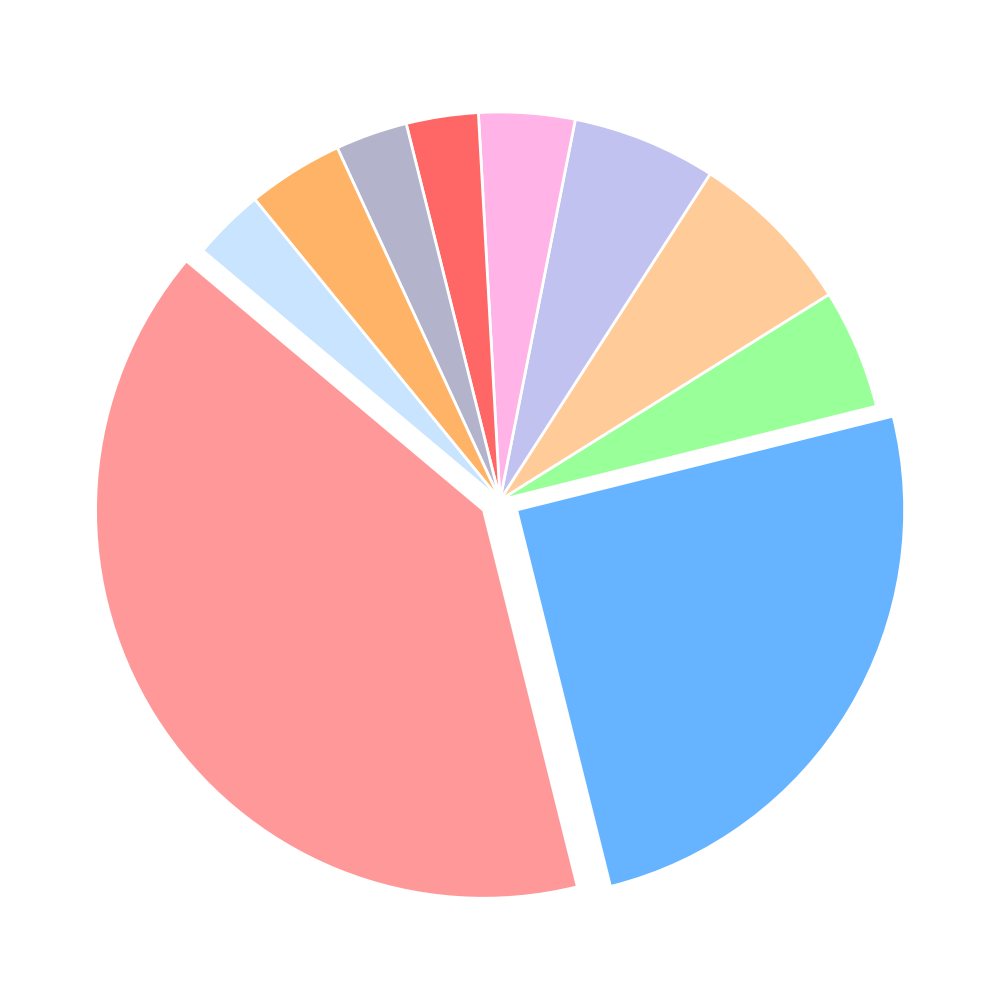

Source code (Python):
import matplotlib.pyplot as plt

# Data for the pie chart
popularity = [40, 25, 5, 7, 6, 4, 3, 3, 4, 3]

# Colors for each segment
colors = ['#ff9999', '#66b3ff', '#99ff99', '#ffcc99', '#c2c2f0', '#ffb3e6', '#ff6666', '#b3b3cc', '#ffb366', '#c8e4ff']
explode = (0.05, 0.05, 0, 0, 0, 0, 0, 0, 0, 0) 

# Create the figure and axis
fig, ax = plt.subplots(figsize=(10, 10))

# Pie chart without labels or text
ax.pie(popularity, explode=explode, colors=colors, startangle=140, wedgeprops=dict(edgecolor='w', linewidth=2))

# Adjust layout
plt.tight_layout()

# Displaying the plot
plt.show()
